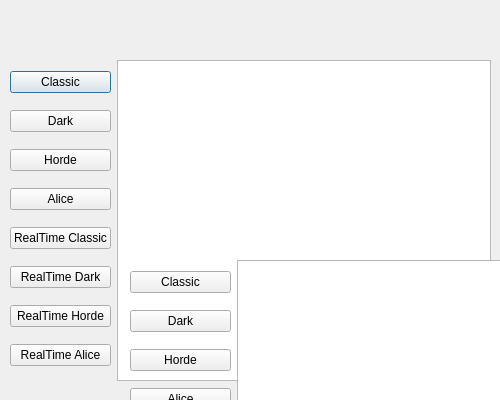
<?xml version="1.0" encoding="UTF-8"?>
<ui version="4.0">
 <class>Dialog</class>
 <widget class="QDialog" name="Dialog">
  <property name="geometry">
   <rect>
    <x>0</x>
    <y>0</y>
    <width>500</width>
    <height>400</height>
   </rect>
  </property>
  <property name="minimumSize">
   <size>
    <width>500</width>
    <height>400</height>
   </size>
  </property>
  <property name="maximumSize">
   <size>
    <width>500</width>
    <height>400</height>
   </size>
  </property>
  <property name="windowTitle">
   <string>Dialog</string>
  </property>
  <widget class="QWidget" name="horizontalLayoutWidget">
   <property name="geometry">
    <rect>
     <x>10</x>
     <y>60</y>
     <width>481</width>
     <height>321</height>
    </rect>
   </property>
   <layout class="QHBoxLayout" name="horizontalLayout">
    <item>
     <layout class="QVBoxLayout" name="verticalLayout">
      <item>
       <widget class="QPushButton" name="classicPushButton">
        <property name="text">
         <string>Classic</string>
        </property>
       </widget>
      </item>
      <item>
       <widget class="QPushButton" name="darkPushButton">
        <property name="text">
         <string>Dark</string>
        </property>
       </widget>
      </item>
      <item>
       <widget class="QPushButton" name="hordePushButton">
        <property name="text">
         <string>Horde</string>
        </property>
       </widget>
      </item>
      <item>
       <widget class="QPushButton" name="alicePushButton">
        <property name="text">
         <string>Alice</string>
        </property>
       </widget>
      </item>
      <item>
       <widget class="QPushButton" name="realTimeClassicPushButton">
        <property name="text">
         <string>RealTime Classic</string>
        </property>
       </widget>
      </item>
      <item>
       <widget class="QPushButton" name="realTimeDarkPushButton">
        <property name="text">
         <string>RealTime Dark</string>
        </property>
       </widget>
      </item>
      <item>
       <widget class="QPushButton" name="realTimeHordePushButton">
        <property name="text">
         <string>RealTime Horde</string>
        </property>
       </widget>
      </item>
      <item>
       <widget class="QPushButton" name="realTimeAlicePushButton">
        <property name="text">
         <string>RealTime Alice</string>
        </property>
       </widget>
      </item>
     </layout>
    </item>
    <item>
     <widget class="QPlainTextEdit" name="plainTextEdit"/>
    </item>
   </layout>
  </widget>
  <widget class="QLabel" name="label">
   <property name="geometry">
    <rect>
     <x>20</x>
     <y>10</y>
     <width>461</width>
     <height>41</height>
    </rect>
   </property>
   <property name="text">
    <string/>
   </property>
   <property name="pixmap">
    <pixmap resource="calvin.qrc">:/Calvin.jpg</pixmap>
   </property>
   <property name="scaledContents">
    <bool>true</bool>
   </property>
  </widget>
  <widget class="QWidget" name="horizontalLayoutWidget_2">
   <property name="geometry">
    <rect>
     <x>130</x>
     <y>260</y>
     <width>481</width>
     <height>321</height>
    </rect>
   </property>
   <layout class="QHBoxLayout" name="horizontalLayout_2">
    <item>
     <layout class="QVBoxLayout" name="verticalLayout_2">
      <item>
       <widget class="QPushButton" name="classicPushButton_2">
        <property name="text">
         <string>Classic</string>
        </property>
       </widget>
      </item>
      <item>
       <widget class="QPushButton" name="darkPushButton_2">
        <property name="text">
         <string>Dark</string>
        </property>
       </widget>
      </item>
      <item>
       <widget class="QPushButton" name="hordePushButton_2">
        <property name="text">
         <string>Horde</string>
        </property>
       </widget>
      </item>
      <item>
       <widget class="QPushButton" name="alicePushButton_2">
        <property name="text">
         <string>Alice</string>
        </property>
       </widget>
      </item>
      <item>
       <widget class="QPushButton" name="realTimeClassicPushButton_2">
        <property name="text">
         <string>RealTime Classic</string>
        </property>
       </widget>
      </item>
      <item>
       <widget class="QPushButton" name="realTimeDarkPushButton_2">
        <property name="text">
         <string>RealTime Dark</string>
        </property>
       </widget>
      </item>
      <item>
       <widget class="QPushButton" name="realTimeHordePushButton_2">
        <property name="text">
         <string>RealTime Horde</string>
        </property>
       </widget>
      </item>
      <item>
       <widget class="QPushButton" name="realTimeAlicePushButton_2">
        <property name="text">
         <string>RealTime Alice</string>
        </property>
       </widget>
      </item>
     </layout>
    </item>
    <item>
     <widget class="QPlainTextEdit" name="plainTextEdit_2"/>
    </item>
   </layout>
  </widget>
  <widget class="QLabel" name="label_2">
   <property name="geometry">
    <rect>
     <x>140</x>
     <y>210</y>
     <width>461</width>
     <height>41</height>
    </rect>
   </property>
   <property name="text">
    <string/>
   </property>
   <property name="pixmap">
    <pixmap resource="calvin.qrc">:/Calvin.jpg</pixmap>
   </property>
   <property name="scaledContents">
    <bool>true</bool>
   </property>
  </widget>
 </widget>
 <resources/>
 <connections/>
</ui>
